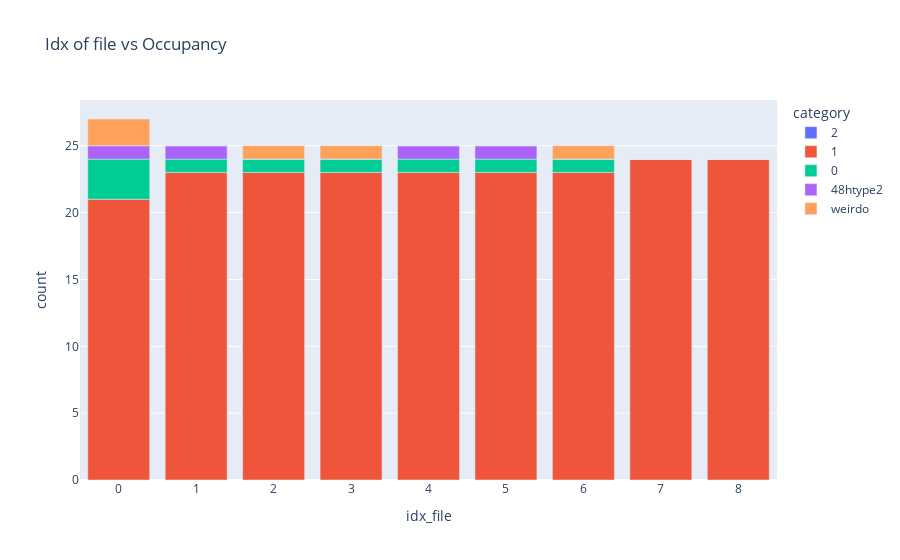

This figure's notebook cell:
### Code cell
Movement.Occupancy.get_occupancy(df_mapping_metainfo, coor_ref_structure_48n24_expanded, tuple_cage_metainfo, el = "Li")
df_occupancy = Plot.Movement.Occupancy.plot_occupancy(df_mapping_metainfo, category_labels_occupancy)

### Figure 1 — Plotly figure (JSON) as saved in the notebook; plotly's stock layout.template omitted (floating-point values rounded to 4 significant figures)
{"data": [{"alignmentgroup": "True", "hovertemplate": "category=2<br>idx_file=%{x}<br>count=%{y}<extra></extra>", "legendgroup": "2", "marker": {"color": "#636efa", "pattern": {"shape": ""}}, "name": "2", "offsetgroup": "2", "orientation": "v", "showlegend": true, "textposition": "auto", "type": "bar", "x": [0, 1, 2, 3, 4, 5, 6, 7, 8], "xaxis": "x", "y": [0, 0, 0, 0, 0, 0, 0, 0, 0], "yaxis": "y"}, {"alignmentgroup": "True", "hovertemplate": "category=1<br>idx_file=%{x}<br>count=%{y}<extra></extra>", "legendgroup": "1", "marker": {"color": "#EF553B", "pattern": {"shape": ""}}, "name": "1", "offsetgroup": "1", "orientation": "v", "showlegend": true, "textposition": "auto", "type": "bar", "x": [0, 1, 2, 3, 4, 5, 6, 7, 8], "xaxis": "x", "y": [21, 23, 23, 23, 23, 23, 23, 24, 24], "yaxis": "y"}, {"alignmentgroup": "True", "hovertemplate": "category=0<br>idx_file=%{x}<br>count=%{y}<extra></extra>", "legendgroup": "0", "marker": {"color": "#00cc96", "pattern": {"shape": ""}}, "name": "0", "offsetgroup": "0", "orientation": "v", "showlegend": true, "textposition": "auto", "type": "bar", "x": [0, 1, 2, 3, 4, 5, 6, 7, 8], "xaxis": "x", "y": [3, 1, 1, 1, 1, 1, 1, 0, 0], "yaxis": "y"}, {"alignmentgroup": "True", "hovertemplate": "category=48htype2<br>idx_file=%{x}<br>count=%{y}<extra></extra>", "legendgroup": "48htype2", "marker": {"color": "#ab63fa", "pattern": {"shape": ""}}, "name": "48htype2", "offsetgroup": "48htype2", "orientation": "v", "showlegend": true, "textposition": "auto", "type": "bar", "x": [0, 1, 2, 3, 4, 5, 6, 7, 8], "xaxis": "x", "y": [1, 1, 0, 0, 1, 1, 0, 0, 0], "yaxis": "y"}, {"alignmentgroup": "True", "hovertemplate": "category=weirdo<br>idx_file=%{x}<br>count=%{y}<extra></extra>", "legendgroup": "weirdo", "marker": {"color": "#FFA15A", "pattern": {"shape": ""}}, "name": "weirdo", "offsetgroup": "weirdo", "orientation": "v", "showlegend": true, "textposition": "auto", "type": "bar", "x": [0, 1, 2, 3, 4, 5, 6, 7, 8], "xaxis": "x", "y": [2, 0, 1, 1, 0, 0, 1, 0, 0], "yaxis": "y"}], "layout": {"barmode": "relative", "legend": {"title": {"text": "category"}, "tracegroupgap": 0}, "title": {"text": "Idx of file vs Occupancy"}, "xaxis": {"anchor": "y", "domain": [0, 1], "title": {"text": "idx_file"}}, "yaxis": {"anchor": "x", "domain": [0, 1], "title": {"text": "count"}}}}
